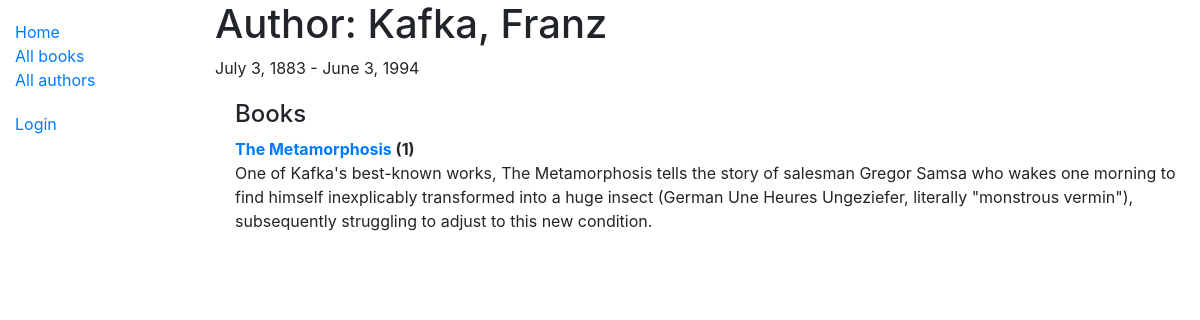
Page /catalog/author/2 on the earlier database version.
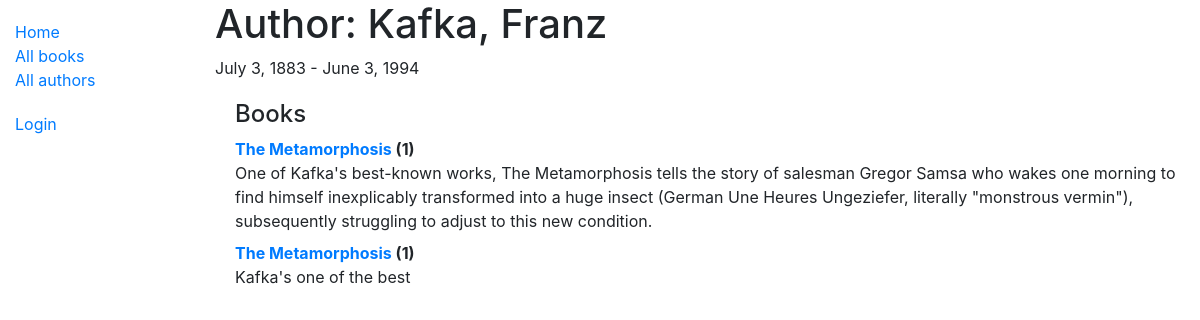
Same page on the later database version.
### catalog/models.py (models this page shows, shortened)
class Book(models.Model):
    title = models.CharField(max_length=200)
    author = models.ForeignKey('Author', on_delete=models.SET_NULL, null=True)
    summary = models.TextField(
        max_length=1000, help_text="Enter a brief description of the book")
    isbn = models.CharField('ISBN', max_length=13,
                            unique=True,
                            help_text='13 Character <a href="https://www.isbn-international.org/content/what-isbn'
                                      '">ISBN number</a>')
    genre = models.ManyToManyField(
        Genre, help_text="Select a genre for this book")
    class Meta:
        ordering = ['title', 'author']
    def display_genre(self):
        """Creates a string for the Genre. This is required to display genre in Admin."""
        return ', '.join([genre.name for genre in self.genre.all()[:3]])
    display_genre.short_description = 'Genre'
    def __str__(self):
        return self.title

### catalog/views.py (the view)
class AuthorDetailView(generic.DetailView):
    model = Author

### catalog/models.py (called while the page is built)
    def __str__(self):
        return '{0}, {1}'.format(self.last_name, self.first_name)

### catalog/templates/catalog/author_detail.html
{% extends "base_generic.html" %}
{% block content %}
<h1>Author: {{ author }} </h1>
<p>{{author.date_of_birth}} - {% if author.date_of_death %}{{author.date_of_death}}{% endif %}</p>
<div style="margin-left:20px;margin-top:20px">
    <h4>Books</h4>
    <dl>
        {% for book in author.book_set.all %}
        <dt><a href="{% url 'book-detail' book.pk %}">{{book}}</a> ({{book.bookinstance_set.all.count}})</dt>
        <dd>{{book.summary}}</dd>
        {% endfor %}
    </dl>
</div>
{% endblock %}

Differences in the rows shown:
added Book: title "The Metamorphosis", bookinstance_set.all.count "1", summary "Kafka's one of the best"
